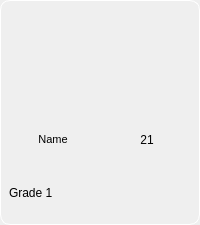
<?xml version="1.0" encoding="UTF-8"?>
<ui version="4.0">
 <class>Form</class>
 <widget class="QWidget" name="Form">
  <property name="geometry">
   <rect>
    <x>0</x>
    <y>0</y>
    <width>200</width>
    <height>225</height>
   </rect>
  </property>
  <property name="minimumSize">
   <size>
    <width>200</width>
    <height>225</height>
   </size>
  </property>
  <property name="maximumSize">
   <size>
    <width>200</width>
    <height>225</height>
   </size>
  </property>
  <property name="windowTitle">
   <string>Form</string>
  </property>
  <property name="autoFillBackground">
   <bool>true</bool>
  </property>
  <property name="styleSheet">
   <string notr="true"/>
  </property>
  <layout class="QVBoxLayout" name="verticalLayout_2">
   <property name="leftMargin">
    <number>0</number>
   </property>
   <property name="topMargin">
    <number>0</number>
   </property>
   <property name="rightMargin">
    <number>0</number>
   </property>
   <property name="bottomMargin">
    <number>0</number>
   </property>
   <item>
    <widget class="QWidget" name="widget" native="true">
     <property name="styleSheet">
      <string notr="true">QWidget#widget{
	border: 1px solid white;
	border-radius: 10px;
}</string>
     </property>
     <layout class="QVBoxLayout" name="verticalLayout_3">
      <item>
       <layout class="QHBoxLayout" name="horizontalLayout">
        <item>
         <widget class="QLabel" name="label_icon">
          <property name="maximumSize">
           <size>
            <width>128</width>
            <height>128</height>
           </size>
          </property>
          <property name="styleSheet">
           <string notr="true"/>
          </property>
          <property name="text">
           <string/>
          </property>
          <property name="scaledContents">
           <bool>true</bool>
          </property>
          <property name="alignment">
           <set>Qt::AlignCenter</set>
          </property>
         </widget>
        </item>
       </layout>
      </item>
      <item>
       <layout class="QGridLayout" name="gridLayout_2">
        <item row="4" column="0">
         <widget class="QLabel" name="label_school_stage">
          <property name="text">
           <string>Grade 1</string>
          </property>
         </widget>
        </item>
        <item row="2" column="0">
         <layout class="QHBoxLayout" name="horizontalLayout_2">
          <item>
           <widget class="QLabel" name="label_name">
            <property name="font">
             <font>
              <pointsize>8</pointsize>
             </font>
            </property>
            <property name="text">
             <string>Name</string>
            </property>
            <property name="alignment">
             <set>Qt::AlignCenter</set>
            </property>
           </widget>
          </item>
          <item>
           <widget class="QLabel" name="label_age">
            <property name="text">
             <string>21</string>
            </property>
            <property name="alignment">
             <set>Qt::AlignCenter</set>
            </property>
           </widget>
          </item>
         </layout>
        </item>
       </layout>
      </item>
     </layout>
    </widget>
   </item>
  </layout>
 </widget>
 <resources/>
 <connections/>
</ui>
